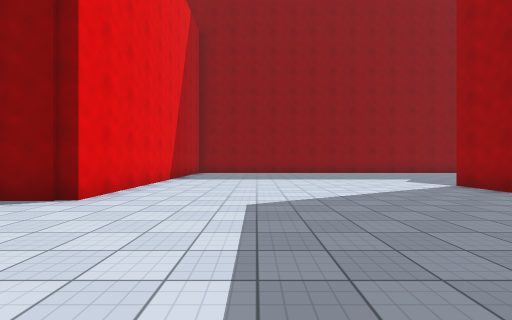
[1] (above)

18 first-person views from a walk through a scene from a Unity 3-D project. The camera is 1.3 m above the floor, looks level and sees 85° across. The floor is counted in squares, 2 m on a side. Each view is taken from the middle of a square. On the plan, view 1 faces up. The plan holds only what a view shows up to about 9 squares ahead; the rest is blank. The place goes on beyond the plan. The player character is not drawn. Surface patterns are stand-ins for the level's own textures.

[2]
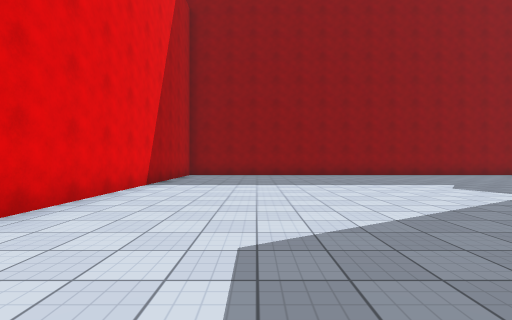

[3]
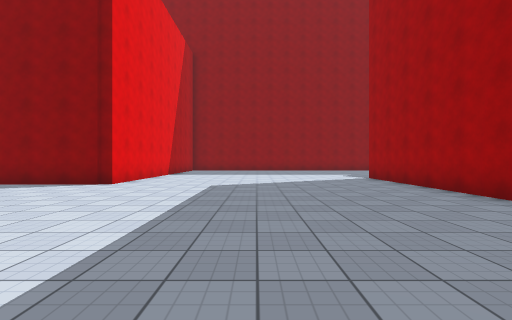

[4]
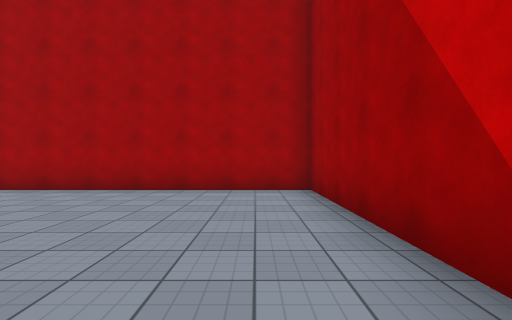

[5]
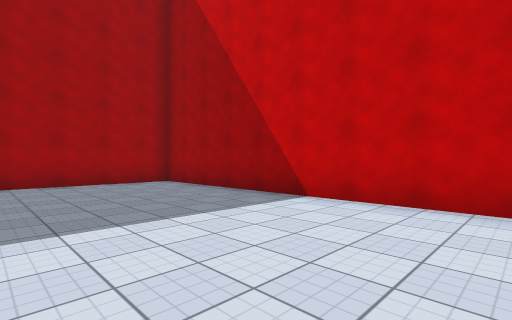

[6]
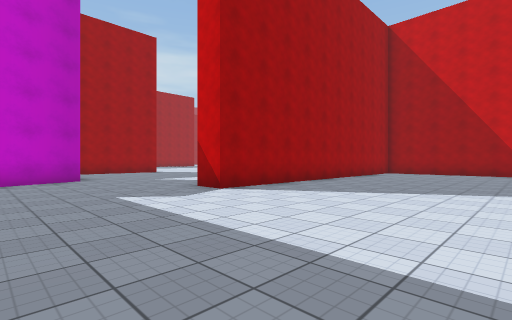

[7]
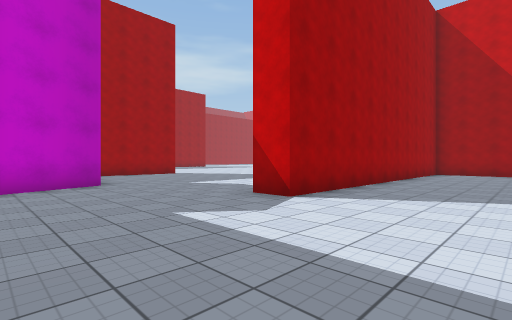

[8]
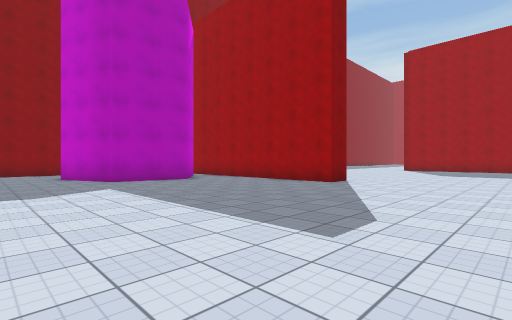

[9]
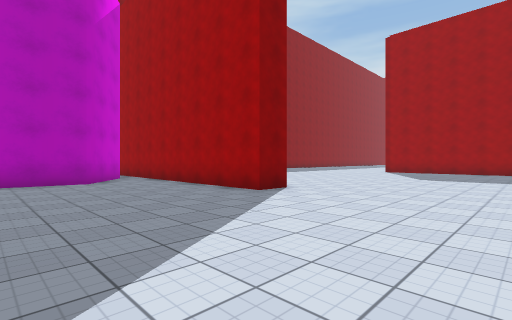

[10]
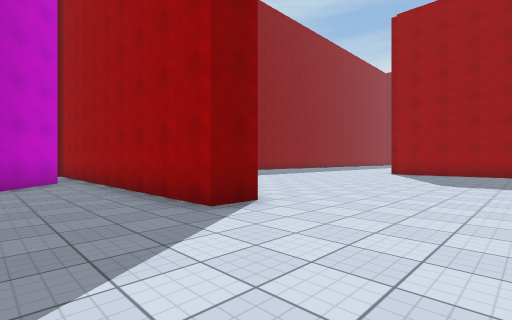

[11]
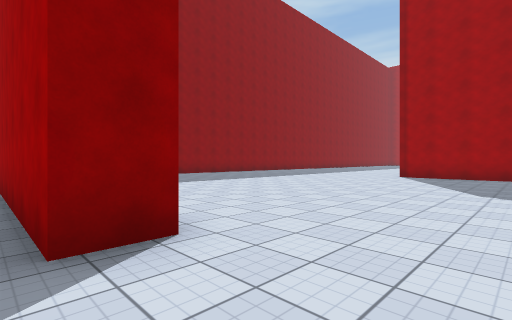

[12]
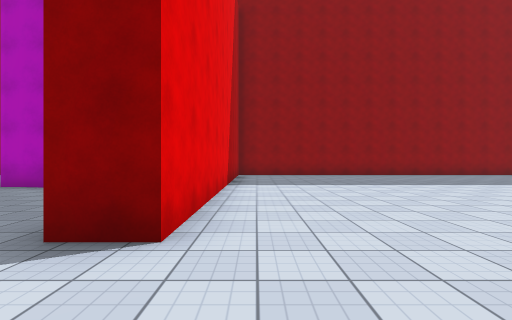

[13]
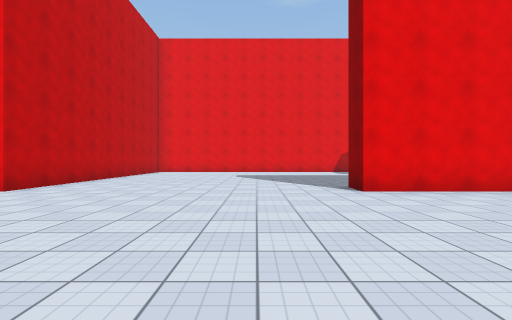

[14]
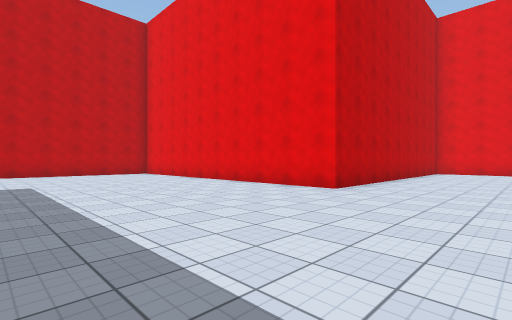

[15]
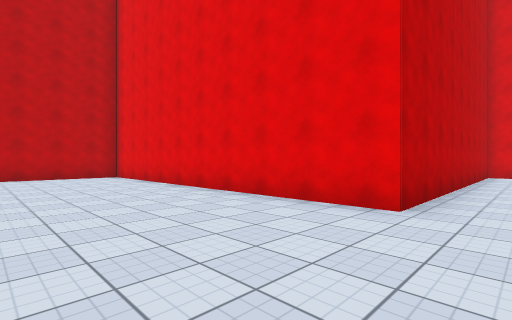

[16]
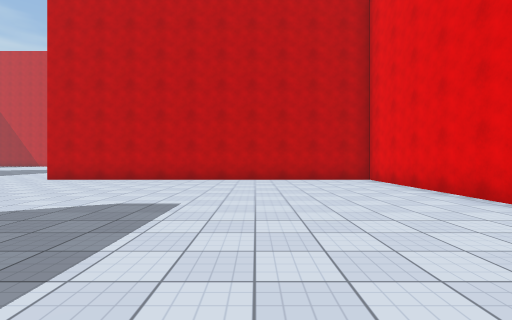

[17]
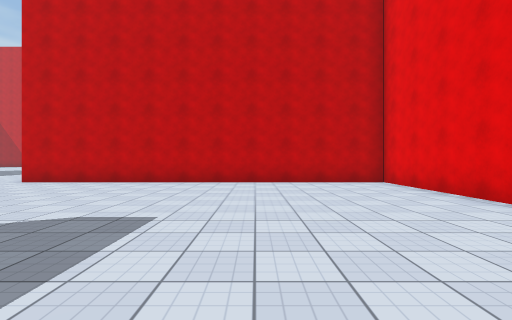

[18]
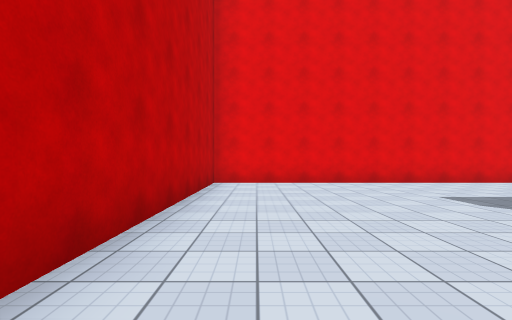

### Floor plan
Points are (right, up) in squares from view 1. A wall is a line through its corners. A room is listed if a view was taken in it or the views show most of it. See-through windows are left out.
Room 1 (views 1, 2, 3, 4, 5, 6, 7)
walls: (-2.9, 11) (-2.9, 4.5) (-3.5, 4.5); (-2.9, -3.2) (5.1, -3.2) (5.1, 7.1) (6.1, 7.1); (9.8, 8.8) (9, 10.7)
ways out: opening at (8, 8.7) to room 2; gap at (-3, -4)
Room 2 (views 8, 9, 10, 11, 12, 13, 14, 15, 16, 17, 18)
walls: (13.7, 10.5) (12.1, 8.5) (9.8, 8.8); (15.2, 10.9) (15.2, 4.2) (14.3, 4.2) (14.3, 11.4); (6, 5.4) (6, -3.2) (15.2, -3.2) (15.2, -13.2) (24.5, -13.2)
ways out: opening at (8, 8.7) to room 1

Where each view was taken, in squares from view 1:
view 1: 0 up, 0 right, facing up
view 2: 2 up, 0 right, facing up
view 3: 3 down, 1 right, facing up
view 4: 2 down, 1 left, facing right
view 5: 1 up, 3 left, facing down-right
view 6: 11 up, 0 right, facing down-right
view 7: 11 up, 2 right, facing down-right
view 8: 0 up, 7 right, facing up-right
view 9: 0 up, 10 right, facing up-right
view 10: 1 up, 12 right, facing up-right
view 11: 2 up, 14 right, facing up-right
view 12: 2 up, 16 right, facing up
view 13: 2 up, 21 right, facing left
view 14: 0 up, 21 right, facing down-left
view 15: 2 down, 19 right, facing down-left
view 16: 4 down, 19 right, facing down
view 17: 5 down, 19 right, facing down
view 18: 2 down, 14 right, facing left
